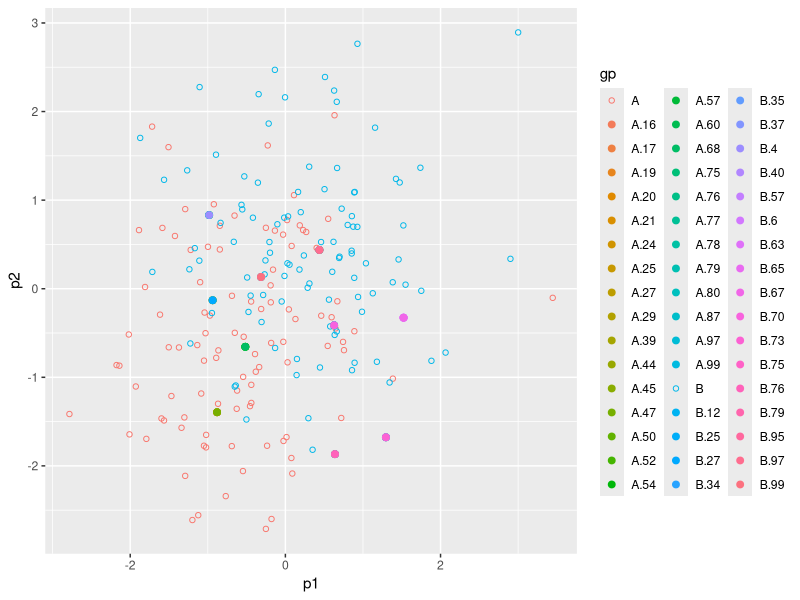

Recreate this plot in R.
## ---- chunk 1
library(tidyverse)
library(class)
## ---- chunk 2
# seed for random data generation
global_seed <- 21789 # runif(1)*1e6)
# number of training observations
n_train <- 100
# number of test observations
n_test <- 10
# group A normal distribution mean and standard deviation
gpA_mu_sd <- c(-0.5, 1)
# groupd B normal distribution mean and standard deviation
gpB_mu_sd <- c(0.5, 1)
## ---- chunk 3
set.seed(global_seed)
gpA = data.frame(gp = "A", 
                 p1 = rnorm(n_train, mean=gpA_mu_sd[1], sd=gpA_mu_sd[2]), 
                 p2 = rnorm(n_train, mean=gpA_mu_sd[1], sd=gpA_mu_sd[2]), 
                 stringsAsFactors = FALSE)
gpB = data.frame(gp = "B", 
                 p1 = rnorm(n_train, mean=gpB_mu_sd[1], sd=gpB_mu_sd[2]), 
                 p2 = rnorm(n_train, mean=gpB_mu_sd[1], sd=gpB_mu_sd[2]), 
                 stringsAsFactors = FALSE)
train = bind_rows(gpA, gpB)
# ggplot(train, aes(p1, p2, col=gp)) + geom_point()
## ---- chunk 4
set.seed(global_seed + 1) # +1 enables generation of different test data to train
test_Xp <- data.frame(p1 = rnorm(n_test, mean=-0.5), p2 = rnorm(n_test, mean=-0.5), stringsAsFactors = FALSE)
groups <- data.frame(gp = paste("y_hat", seq(1, n_test), sep = ""), stringsAsFactors = FALSE)
test <- cbind(test_Xp, groups)
## ---- chunk 5
knn_func <- function(train, test, k, seed=round(runif(1)*1e6)){
  # calculate euclidean distances
  distances <- dist(rbind(test, train)) %>% as.matrix()
  colnames(distances) <- rownames(distances) <- c(test[["gp"]], train[["gp"]])
  n_test <- nrow(test)
  
  # selects nearest k neighbours
  knn_predict <- function(){
    set.seed(seed) # used to randomly select ties
    distances[,1:n_test] %>% as.data.frame() %>% mutate(gp = rownames(.)) %>% 
      gather("y_hat", "dist", contains("y_hat")) %>% 
      filter(!str_detect(gp, "y_hat")) %>% 
      group_by(y_hat) %>% 
      top_n(-k) %>% 
      # randomly choose between ties
      count(gp) %>% 
      mutate(n = n + runif(1)) %>% 
      filter(n == max(n)) %>% 
      mutate(n = round(n))
  }
  
  # run `knn_predict()` and put predictions in same order as `test` input
  knn_pred <- knn_predict() %>% select(-n) %>% 
    mutate(pred_no = str_replace_all(y_hat, "y_hat", "") %>% as.numeric()) %>% arrange(pred_no)
  
  plotr <- left_join(knn_pred, test %>% rename(y_hat = gp))
  plot <- ggplot() + geom_point(data = train, aes(p1, p2, col=gp), shape=1) +
    geom_point(data = plotr, aes(p1, p2, col=gp), size=2)
  
  list(knn_pred %>% pull(gp), plot)
}
## ---- chunk 6
knn_func_results <- knn_func(train, test, k=5)
knn_func_results
## ---- chunk 7
set.seed(global_seed)
train_X <- train %>% select(p1, p2)
train_y <- train %>% pull(gp)

knn_results <- knn(train_X, test[,-3], train_y, 5)

data.frame(knn_func_results[[1]], knn_results) %>% mutate(same_result = .[,1] == .[,2])
